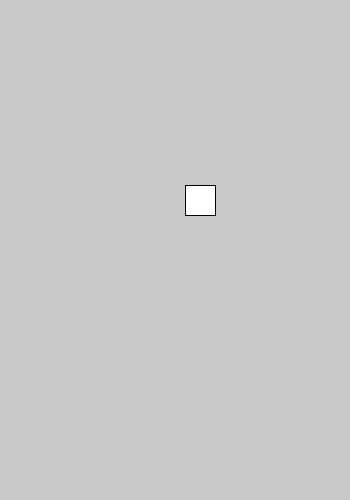
Frame 1 (no input)
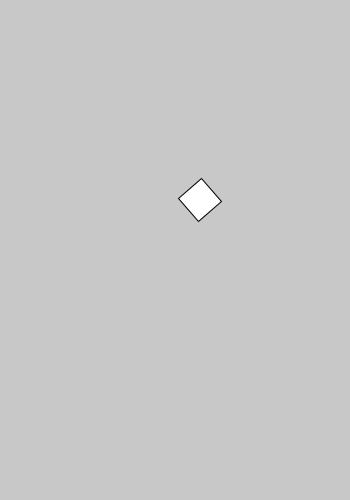
Frame 60 (the mouse pressed at the canvas centre just before this capture)
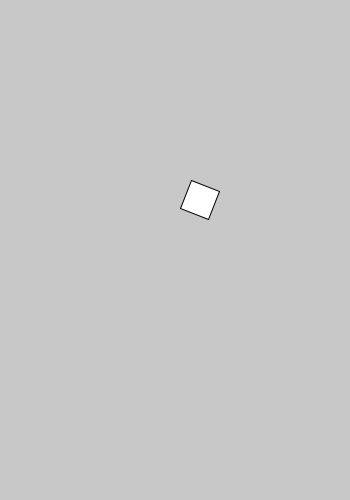
Frame 120 (the mouse held since frame 60 and released just before this capture)

The Processing sketch that drew these frames (run headless with seeded random() and noise(); from frame 60 on, the mouse is pressed at the canvas centre):

// Processing sketch: processing_95070
// ── processing_95070.pde

//how to rotate a rectangle
float rotation = 0;
void setup() {
  size(350, 500);
  //noLoop();
}
void draw () {
  background(200);
  pushMatrix();
  translate(200, 200);
  rotate(radians(rotation));
  rect(-15, -15, 30, 30);
  rotation +=10;
  popMatrix();
}
